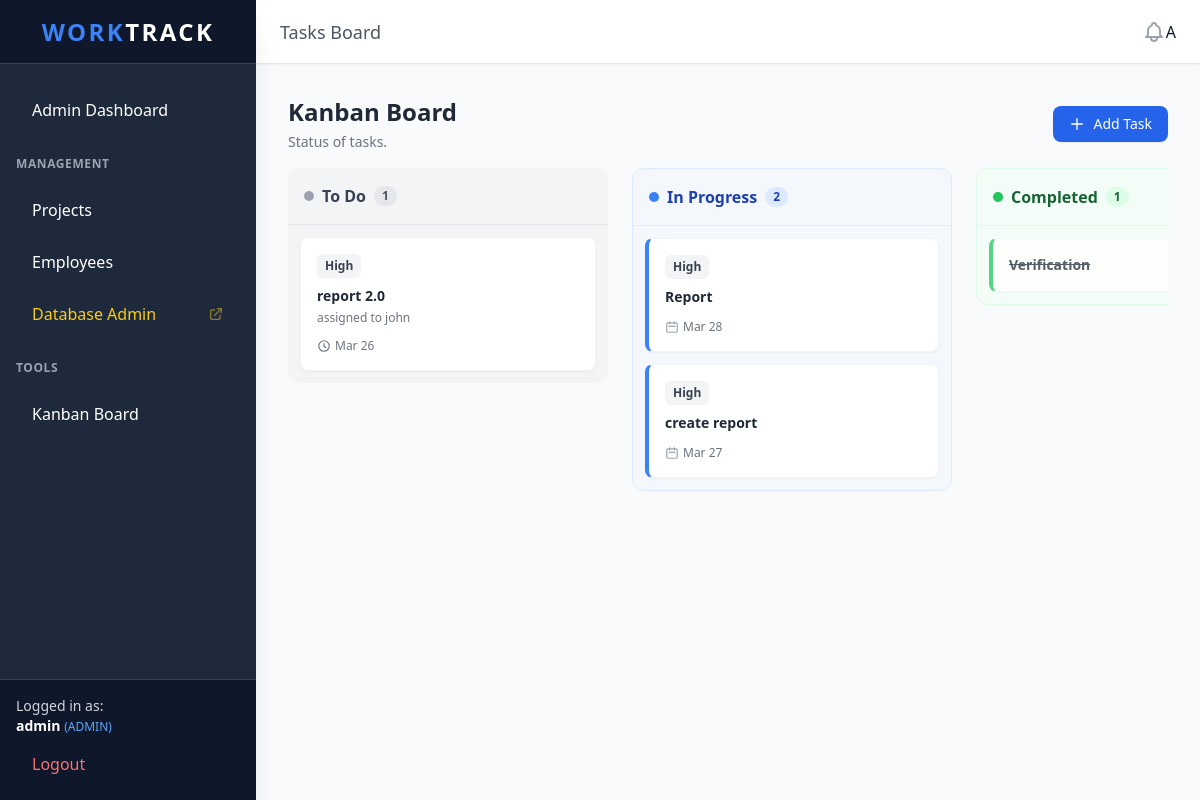
/kanban/ (signed in), run on the app's committed database.
### core/models.py (models this page shows, shortened)
class User(AbstractUser):
    class Role(models.TextChoices):
        ADMIN = 'ADMIN', _('Admin')
        EMPLOYEE = 'EMPLOYEE', _('Employee')
    role = models.CharField(
        max_length=50,
        choices=Role.choices,
        default=Role.EMPLOYEE,
    )

class Task(models.Model):
    class Status(models.TextChoices):
        NOT_STARTED = 'NOT_STARTED', _('Not Started')
        IN_PROGRESS = 'IN_PROGRESS', _('In Progress')
        COMPLETED = 'COMPLETED', _('Completed')
    class Priority(models.TextChoices):
        LOW = 'LOW', _('Low')
        MEDIUM = 'MEDIUM', _('Medium')
        HIGH = 'HIGH', _('High')
    project = models.ForeignKey(Project, on_delete=models.CASCADE, related_name='tasks')
    title = models.CharField(max_length=200)
    description = models.TextField(blank=True)
    assigned_to = models.ForeignKey(User, on_delete=models.SET_NULL, null=True, blank=True, related_name='assigned_tasks')
    status = models.CharField(max_length=20, choices=Status.choices, default=Status.NOT_STARTED)
    priority = models.CharField(max_length=20, choices=Priority.choices, default=Priority.MEDIUM)
    deadline = models.DateField()
    created_at = models.DateTimeField(auto_now_add=True)
    updated_at = models.DateTimeField(auto_now=True)

### core/views.py (the view)
# urls.py: path('kanban/', views.kanban_board, name='kanban'),
@login_required
def kanban_board(request):
    from .models import Task
    if request.user.role == 'ADMIN':
        tasks = Task.objects.all()
    else:
        tasks = Task.objects.filter(assigned_to=request.user)
    context = {
        'todo_tasks': tasks.filter(status='NOT_STARTED'),
        'in_progress_tasks': tasks.filter(status='IN_PROGRESS'),
        'completed_tasks': tasks.filter(status='COMPLETED'),
        'csrf_token': request.META.get('CSRF_COOKIE', '')
    }
    return render(request, 'tasks/kanban_board.html', context)

### core/context_processors.py (called while the page is built)
def unread_notifications(request):
    if request.user.is_authenticated:
        return {
            'notifications': request.user.notifications.filter(is_read=False).order_by('-created_at')[:5],
            'unread_count': request.user.notifications.filter(is_read=False).count()
        }
    return {}

### templates/tasks/kanban_board.html (shortened to what this page needs)
{% extends 'base.html' %}
{% block header_title %}Tasks Board{% endblock %}
{% block content %}
<div class="mb-4 flex flex-col md:flex-row md:items-center justify-between">
    <div>
        <h2 class="text-2xl font-bold text-gray-800">Kanban Board</h2>
        <p class="text-gray-500 text-sm mt-1">Status of tasks.</p>
    </div>
    <div class="mt-4 md:mt-0 flex space-x-3">
        {% if user.role == 'ADMIN' %}
        <a href="{% url 'admin:core_task_add' %}" class="bg-blue-600 hover:bg-blue-700 text-white px-4 py-2 rounded-lg text-sm font-medium shadow-sm flex items-center transition">
            <svg class="w-4 h-4 mr-2" fill="none" stroke="currentColor" viewBox="0 0 24 24"><path stroke-linecap="round" stroke-linejoin="round" stroke-width="2" d="M12 4v16m8-8H4"></path></svg>
            Add Task
        </a>
        {% endif %}
    </div>
</div>
<div class="flex pb-8 overflow-x-auto h-[calc(100vh-200px)] space-x-6 items-start">
    <div class="flex-shrink-0 w-80 bg-gray-100 rounded-xl flex flex-col max-h-full" ondrop="drop(event, 'NOT_STARTED')" ondragover="allowDrop(event)">
        <div class="p-4 flex items-center justify-between border-b border-gray-200">
            <h3 class="font-bold text-gray-700 flex items-center">
                <span class="w-2.5 h-2.5 rounded-full bg-gray-400 mr-2"></span>
                To Do
                <span class="ml-2 bg-gray-200 text-gray-600 text-xs py-0.5 px-2 rounded-full font-semibold">{{ todo_tasks|length }}</span>
            </h3>
        </div>
        <div class="p-3 flex-1 overflow-y-auto space-y-3">
            {% for task in todo_tasks %}
            <div id="task-{{ task.id }}" draggable="true" ondragstart="drag(event)" class="bg-white p-4 rounded-lg shadow-sm border border-gray-100 hover:shadow-md transition group cursor-grab active:cursor-grabbing">
                <div class="flex justify-between items-start mb-2">
                    <span class="px-2 py-1 text-xs font-semibold bg-gray-100 text-gray-700 rounded-md">{{ task.get_priority_display }}</span>
                </div>
                <h4 class="font-bold text-gray-800 mb-1 text-sm">{{ task.title }}</h4>
                <p class="text-xs text-gray-500 mb-3 line-clamp-2">{{ task.description|default:"No description" }}</p>
                <div class="flex items-center justify-between text-xs text-gray-500">
                    <div class="flex items-center font-medium">
                        <svg class="w-3.5 h-3.5 mr-1" fill="none" stroke="currentColor" viewBox="0 0 24 24"><path stroke-linecap="round" stroke-linejoin="round" stroke-width="2" d="M12 8v4l3 3m6-3a9 9 0 11-18 0 9 9 0 0118 0z"></path></svg>
                        {{ task.deadline|date:"M d" }}
                    </div>
                </div>
            </div>
            {% endfor %}
        </div>
    </div>
    <div class="flex-shrink-0 w-80 bg-blue-50/50 rounded-xl flex flex-col max-h-full border border-blue-100" ondrop="drop(event, 'IN_PROGRESS')" ondragover="allowDrop(event)">
        <div class="p-4 flex items-center justify-between border-b border-blue-100">
            <h3 class="font-bold text-blue-800 flex items-center">
                <span class="w-2.5 h-2.5 rounded-full bg-blue-500 mr-2"></span>
                In Progress
                <span class="ml-2 bg-blue-100 text-blue-800 text-xs py-0.5 px-2 rounded-full font-semibold">{{ in_progress_tasks|length }}</span>
            </h3>
        </div>
        <div class="p-3 flex-1 overflow-y-auto space-y-3">
            {% for task in in_progress_tasks %}
            <div id="task-{{ task.id }}" draggable="true" ondragstart="drag(event)" class="bg-white p-4 rounded-lg shadow-sm border border-gray-100 border-l-4 border-l-blue-500 hover:shadow-md transition cursor-grab active:cursor-grabbing">
                <div class="flex justify-between items-start mb-2">
                    <span class="px-2 py-1 text-xs font-semibold bg-gray-100 text-gray-700 rounded-md">{{ task.get_priority_display }}</span>
                </div>
                <h4 class="font-bold text-gray-800 mb-1 text-sm">{{ task.title }}</h4>
                <div class="flex items-center justify-between text-xs text-gray-500 mt-3">
                    <div class="flex items-center">
                        <svg class="w-3.5 h-3.5 mr-1 text-gray-400" fill="none" stroke="currentColor" viewBox="0 0 24 24"><path stroke-linecap="round" stroke-linejoin="round" stroke-width="2" d="M8 7V3m8 4V3m-9 8h10M5 21h14a2 2 0 002-2V7a2 2 0 00-2-2H5a2 2 0 00-2 2v12a2 2 0 002 2z"></path></svg>
                        {{ task.deadline|date:"M d" }}
                    </div>
                </div>
            </div>
            {% endfor %}
        </div>
    </div>
    <div class="flex-shrink-0 w-80 bg-green-50/50 rounded-xl flex flex-col max-h-full border border-green-100" ondrop="drop(event, 'COMPLETED')" ondragover="allowDrop(event)">
        <div class="p-4 flex items-center justify-between border-b border-green-100">
            <h3 class="font-bold text-green-800 flex items-center">
                <span class="w-2.5 h-2.5 rounded-full bg-green-500 mr-2"></span>
                Completed
                <span class="ml-2 bg-green-100 text-green-800 text-xs py-0.5 px-2 rounded-full font-semibold">{{ completed_tasks|length }}</span>
            </h3>
        </div>
        <div class="p-3 flex-1 overflow-y-auto space-y-3">
            {% for task in completed_tasks %}
            <div id="task-{{ task.id }}" draggable="true" ondragstart="drag(event)" class="bg-white p-4 rounded-lg shadow-sm border border-gray-100 border-l-4 border-l-green-500 hover:shadow-md transition opacity-75 cursor-grab active:cursor-grabbing">
                <a href="{% url 'task_detail' task.id %}" class="hover:underline"><h4 class="font-bold text-gray-800 text-sm line-through">{{ task.title }}</h4></a>
            </div>
            {% endfor %}
        </div>
    </div>
</div>
{% endblock %}

### templates/base.html (shortened to what this page needs)
<!DOCTYPE html>
<html lang="en">
<head>
    <script src="https://cdn.tailwindcss.com"></script>
</head>
<body class="bg-gray-50 text-gray-900 min-h-screen flex">
    {% if user.is_authenticated %}
    <aside class="w-64 bg-[#1e293b] text-white flex flex-col hidden md:flex shadow-xl z-20">
        <div class="h-16 flex items-center justify-center font-bold text-2xl tracking-widest border-b border-gray-700 bg-[#0f172a]">
            <span class="text-blue-500">WORK</span>TRACK
        </div>
        <nav class="flex-1 px-4 py-6 space-y-2 overflow-y-auto">
            {% if user.role == 'ADMIN' %}
            <a href="{% url 'dashboard' %}" class="block px-4 py-2.5 rounded-lg transition-all duration-200 hover:bg-blue-600 hover:translate-x-1">Admin Dashboard</a>
            <div class="pt-4 pb-2 text-xs font-semibold text-gray-400 uppercase tracking-wider">Management</div>
            <a href="{% url 'project_list' %}" class="block px-4 py-2.5 rounded-lg transition-all duration-200 hover:bg-gray-700 hover:translate-x-1">Projects</a>
            <a href="{% url 'employee_list' %}" class="block px-4 py-2.5 rounded-lg transition-all duration-200 hover:bg-gray-700 hover:translate-x-1">Employees</a>
            <a href="{% url 'admin:index' %}" class="block px-4 py-2.5 rounded-lg transition-all duration-200 hover:bg-gray-700 hover:translate-x-1 text-yellow-400 flex items-center justify-between">
                <span>Database Admin</span>
                <svg class="w-4 h-4 opacity-50" fill="none" stroke="currentColor" viewBox="0 0 24 24"><path stroke-linecap="round" stroke-linejoin="round" stroke-width="2" d="M10 6H6a2 2 0 00-2 2v10a2 2 0 002 2h10a2 2 0 002-2v-4M14 4h6m0 0v6m0-6L10 14"></path></svg>
            </a>
            {% endif %}
            <div class="pt-4 pb-2 text-xs font-semibold text-gray-400 uppercase tracking-wider">Tools</div>
            <a href="{% url 'kanban' %}" class="block px-4 py-2.5 rounded-lg transition-all duration-200 hover:bg-gray-700 hover:translate-x-1">Kanban Board</a>
        </nav>
        <div class="p-4 border-t border-gray-700 bg-[#0f172a]">
            <div class="mb-2 text-sm text-gray-300">Logged in as:<br><strong class="text-white">{{ user.username }}</strong> <span class="text-xs text-blue-400">({{ user.role }})</span></div>
            <form method="post" action="{% url 'logout' %}">
                <button type="submit" class="w-full text-left px-4 py-2 text-red-400 hover:text-white transition-colors duration-200 rounded-lg hover:bg-red-600/80">Logout</button>
            </form>
        </div>
    </aside>
    {% endif %}
    <main class="flex-1 flex flex-col h-screen overflow-hidden">
        {% if user.is_authenticated %}
        <header class="h-16 bg-white shadow-sm border-b border-gray-200 flex items-center justify-between px-6 z-10">
            <div class="hidden md:block font-medium text-gray-600 text-lg">
                {% block header_title %}Dashboard{% endblock %}
            </div>
            <div class="flex items-center space-x-5">
                <div class="relative group">
                    <button class="text-gray-400 hover:text-blue-600 transition relative focus:outline-none py-2">
                    </button>
                </div>
                    {{ user.username|make_list|first|upper }}
                </div>
        </header>
        {% endif %}
        <div class="flex-1 overflow-auto p-4 md:p-8 transition-all bg-gray-50 relative">
            {% block content %}{% endblock %}
        </div>
    </main>
</body>
</html>

### data on the page
User: username "admin", role "ADMIN", username|make_list "A"
Task: priority "High", title "report 2.0", description "assigned to john", deadline "Mar 26"
Task: priority "High", title "Report", deadline "Mar 28"
Task: priority "High", title "create report", deadline "Mar 27"
Task: title "Verification"

### other printed values
{{ todo_tasks|length }} "1"
{{ in_progress_tasks|length }} "2"
{{ completed_tasks|length }} "1"
